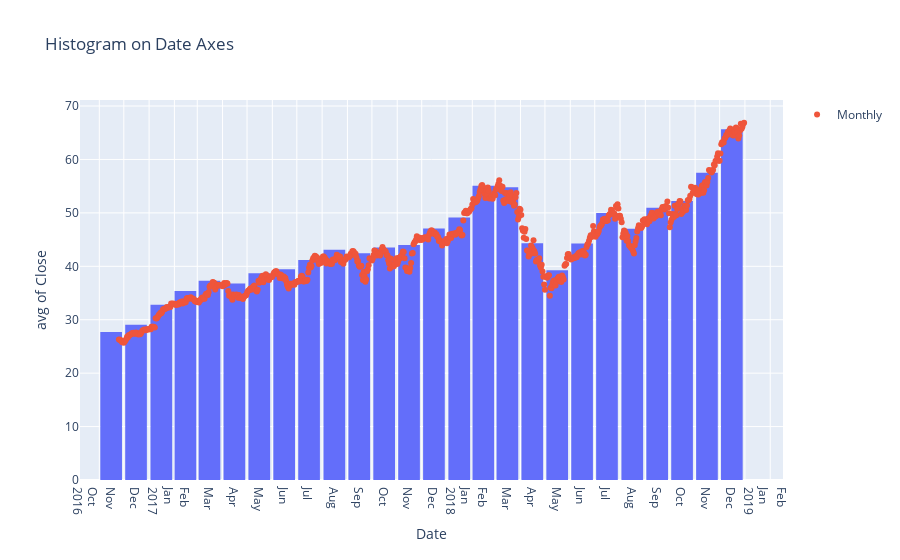

Write notebook code for a chart like this one.
### Code cell
fig = px.histogram(df, x="Date", y="Close", histfunc="avg", title="Histogram on Date Axes")
fig.update_traces(xbins_size="M1")

fig.update_xaxes(showgrid=True, ticklabelmode="period", dtick="M1", tickformat="%b\n%Y")
fig.update_layout(bargap=0.1)
fig.add_trace(go.Scatter(mode="markers", x=df["Date"], y=df["Adj Close"], name="Monthly"))



fig.show()

### Figure 1 — Plotly figure (JSON) as saved in the notebook; plotly's stock layout.template omitted (floating-point values rounded to 4 significant figures; data arrays with more than 128 entries replaced by an {"elided": "..."} marker saying what was removed)
{"data": [{"alignmentgroup": "True", "bingroup": "x", "histfunc": "avg", "hovertemplate": "Date=%{x}<br>avg of Close=%{y}<extra></extra>", "legendgroup": "", "marker": {"color": "#636efa", "pattern": {"shape": ""}}, "name": "", "offsetgroup": "", "orientation": "v", "showlegend": false, "type": "histogram", "x": {"elided": "767 str values"}, "xaxis": "x", "xbins": {"size": "M1"}, "y": {"elided": "767 float values"}, "yaxis": "y"}, {"mode": "markers", "name": "Monthly", "type": "scatter", "x": {"elided": "767 str values"}, "y": {"elided": "767 float values"}}], "layout": {"bargap": 0.1, "barmode": "relative", "legend": {"tracegroupgap": 0}, "title": {"text": "Histogram on Date Axes"}, "xaxis": {"anchor": "y", "domain": [0, 1], "dtick": "M1", "showgrid": true, "tickformat": "%b\n%Y", "ticklabelmode": "period", "title": {"text": "Date"}}, "yaxis": {"anchor": "x", "domain": [0, 1], "title": {"text": "avg of Close"}}}}
